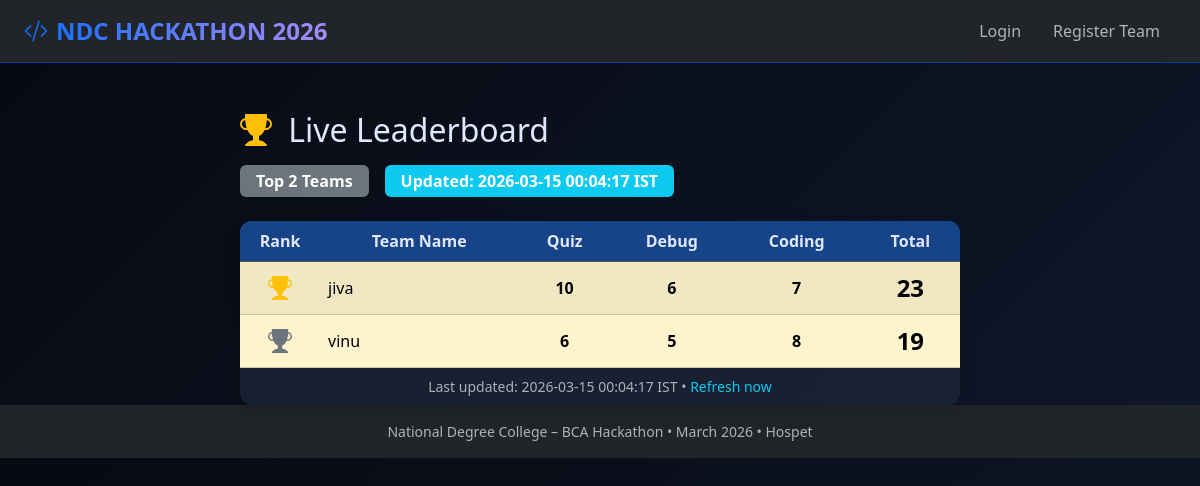
The app's page /leaderboard with its own data.
### tables this page shows
CREATE TABLE team_scores (
            team_name TEXT PRIMARY KEY,
            quiz_score INTEGER DEFAULT 0,
            debug_score INTEGER DEFAULT 0,
            coding_score INTEGER DEFAULT 0,
            total_score INTEGER DEFAULT 0,
            updated_at TIMESTAMP DEFAULT CURRENT_TIMESTAMP
        );

### app.py (the view)
@app.route("/leaderboard")
def leaderboard():
    with get_db() as db:
        rows = db.execute("""
            SELECT team_name, quiz_score, debug_score, coding_score, total_score
            FROM team_scores
            WHERE total_score > 0
            ORDER BY total_score DESC
            LIMIT 10
        """).fetchall()
        rankings = [dict(row) for row in rows]
    return render_template(
        "leaderboard.html",
        rankings=rankings,
        current_time=datetime.now().strftime("%Y-%m-%d %H:%M:%S IST")
    )

### app.py (called while the page is built)
def get_db():
    conn = sqlite3.connect(DB_PATH)
    conn.row_factory = sqlite3.Row
    return conn

### templates/leaderboard.html (shortened to what this page needs)
{% extends "base.html" %}
{% block content %}
<div class="container mt-5">
  <div class="row justify-content-center">
    <div class="col-lg-10 col-xl-8">
      <div class="d-flex justify-content-between align-items-center mb-4 flex-wrap gap-3">
        <h2 class="mb-0">
          <i class="bi bi-trophy-fill text-warning me-2"></i>
          Live Leaderboard
        </h2>
        <div class="d-flex gap-3 align-items-center">
          <span class="badge bg-secondary fs-6 px-3 py-2">
            Top {{ rankings|length|default(0) }} Teams
          </span>
          <span class="badge bg-info fs-6 px-3 py-2">
            Updated: {{ current_time }}
          </span>
        </div>
      </div>
      <div class="card shadow border-0 overflow-hidden">
        <div class="card-body p-0">
          <div class="table-responsive">
            <table class="table table-dark table-hover table-striped align-middle mb-0">
              <thead class="bg-primary text-white">
                <tr class="text-center">
                  <th style="width: 80px;">Rank</th>
                  <th>Team Name</th>
                  <th>Quiz</th>
                  <th>Debug</th>
                  <th>Coding</th>
                  <th class="fw-bold">Total</th>
                </tr>
              </thead>
              <tbody class="text-center">
                {% if rankings and rankings|length > 0 %}
                  {% for item in rankings %}
                    {% set rank = loop.index %}
                    <tr {% if rank <= 3 %}class="table-warning text-dark fw-bold"{% endif %}>
                      <td class="fs-4">
                        {% if rank == 1 %}
                          <i class="bi bi-trophy-fill text-warning"></i>
                        {% elif rank == 2 %}
                          <i class="bi bi-trophy-fill text-secondary"></i>
                        {% elif rank == 3 %}
                          <i class="bi bi-trophy-fill text-bronze"></i>
                        {% else %}
                          {{ rank }}
                        {% endif %}
                      </td>
                      <td class="text-start fw-medium">{{ item.team_name }}</td>
                      <td>{{ item.quiz_score|default(0) }}</td>
                      <td>{{ item.debug_score|default(0) }}</td>
                      <td>{{ item.coding_score|default(0) }}</td>
                      <td class="fs-4 fw-bold">{{ item.total_score|default(0) }}</td>
                    </tr>
                  {% endfor %}
                {% endif %}
              </tbody>
            </table>
          </div>
        </div>
        <div class="card-footer text-center text-muted small bg-transparent border-0">
          Last updated: {{ current_time }} •
          <a href="{{ url_for('leaderboard') }}" class="text-info text-decoration-none">
            Refresh now
          </a>
        </div>
      </div>
    </div>
  </div>
</div>
{% endblock %}

### templates/base.html (shortened to what this page needs)
<!DOCTYPE html>
<html lang="en" data-bs-theme="dark">
<head>
  <link href="https://cdn.jsdelivr.net/npm/bootstrap@5.3.3/dist/css/bootstrap.min.css" rel="stylesheet">
  <link rel="stylesheet" href="https://cdn.jsdelivr.net/npm/bootstrap-icons@1.11.3/font/bootstrap-icons.min.css">
  <link rel="stylesheet" href="{{ url_for('static', filename='css/style.css') }}">
</head>
<body class="bg-body-tertiary">
  <nav class="navbar navbar-expand-lg bg-dark border-bottom border-primary-subtle">
    <div class="container-fluid px-4">
      <a class="navbar-brand fw-bold fs-4 text-info" href="{{ url_for('index') }}">
        <i class="bi bi-code-slash me-2"></i>NDC HACKATHON 2026
      </a>
      <div class="collapse navbar-collapse" id="navbarContent">
        <ul class="navbar-nav ms-auto align-items-center gap-2">
          {% if current_user.is_authenticated %}
            <li class="nav-item">
              <a class="nav-link" href="{{ url_for('dashboard') }}">
                <i class="bi bi-house-door me-1"></i>Dashboard
              </a>
            </li>
            <li class="nav-item">
              <a class="nav-link" href="{{ url_for('leaderboard') }}">
                <i class="bi bi-trophy me-1"></i>Leaderboard
              </a>
            </li>
            {% if current_user.is_admin %}
              <li class="nav-item">
                <a class="nav-link text-warning" href="{{ url_for('admin') }}">
                  <i class="bi bi-gear me-1"></i>Admin Panel
                </a>
              </li>
            {% endif %}
            <li class="nav-item">
              <span class="nav-link text-muted">Team: <strong>{{ current_user.team_name or current_user.username }}</strong></span>
            </li>
            <li class="nav-item">
              <a class="nav-link btn btn-outline-danger btn-sm px-3" href="{{ url_for('logout') }}">
                Logout
              </a>
            </li>
          {% else %}
            <li class="nav-item">
              <a class="nav-link" href="{{ url_for('login') }}">Login</a>
            </li>
            <li class="nav-item">
              <a class="nav-link btn btn-outline-primary btn-sm px-3" href="{{ url_for('register') }}">Register Team</a>
            </li>
          {% endif %}
        </ul>
      </div>
    </div>
  </nav>
  <div class="container mt-4">
    {% block content %}{% endblock %}
  </div>
  <footer class="mt-auto py-3 bg-dark text-center text-muted small">
    National Degree College – BCA Hackathon • March 2026 • Hospet
  </footer>
</body>
</html>

### static/css/style.css (style rules this page uses)
:root { --primary: #0d6efd; --dark: #0a0e17; --darker: #060a11; --light: #e0e7ff; }
body { background: linear-gradient(135deg, var(--darker), #0f172a); color: var(--light); font-family: 'Segoe UI', system-ui, sans-serif; }
.navbar-brand { background: linear-gradient(90deg, #0d6efd, #a78bfa); -webkit-background-clip: text; -webkit-text-fill-color: transparent; }
.card { background: rgba(30, 41, 59, 0.7); border: 1px solid rgba(100, 116, 139, 0.3); backdrop-filter: blur(8px); border-radius: 12px; }
.table-dark { --bs-table-bg: rgba(30, 41, 59, 0.6); --bs-table-color: var(--light); }

### records on screen
team_scores: team_name "jiva", quiz_score "10", debug_score "6", coding_score "7", total_score "23"
team_scores: team_name "vinu", quiz_score "6", debug_score "5", coding_score "8", total_score "19"

### other values on screen
{{ rankings|length|default(0) }} "2"
